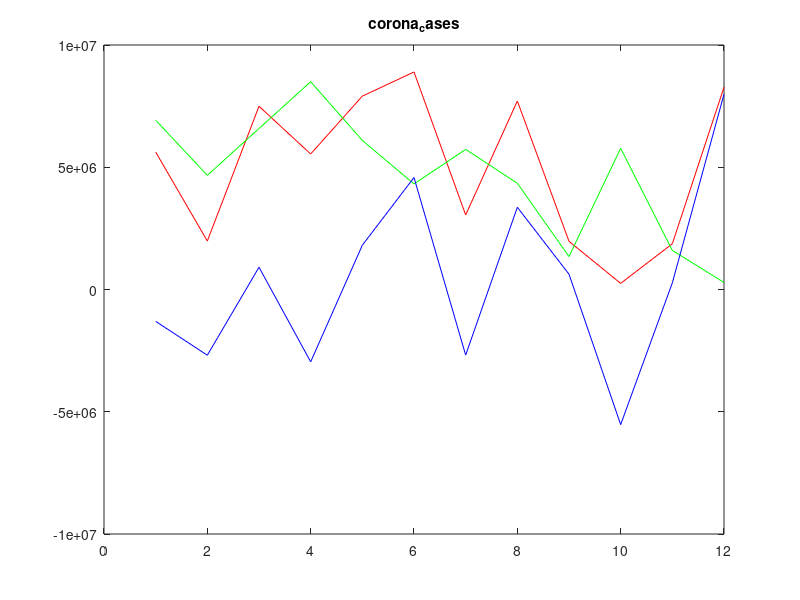

Write MATLAB code to recreate this figure. (Note: this script raises an error after producing the figure.)
x = 25;
y = 5;

x+y
x-y
x*y
x/y
%%
d = 30;
area = pi*(d/2)^2

area_para = 500;
base_para = sqrt(area_para/2)
height_para = 2*base_para
%%
num1 = input("enter first number")
num2 = input("enter second number")
if(num1>num2)
    "num1 is greter."
elseif(num2>num1)
    "num2 is greter."
else
    "both numbers equal."
end
    
%%
marks = randi([35 92],1,50)
hist(marks,5)
xlabel("marks")
ylabel("frequency")
disp("mean:"+mean(marks))
disp("median:"+median(marks))
disp("mode:"+mode(marks))
%%
for i=23:(23+3)
    disp(i)
end
%%
cases = randi([1 10000000],1,12)
plot(cases,'r')
title('corona_cases')
hold on

recovered = randi([1 10000000],1,12)
plot(recovered,'g')

decreased = cases-recovered
plot(decreased,'b')
saveas(gcf,'Q6d_170121015.jpg')
hold off
%%
countries = categorical(["USA","Great Britain","France","India","China","Russia"]);
corona = randi(10000,[6 3]);
bar(countries,corona)
saveas(gcf,"Q7_170121015.jpg")
%%
x = linspace(-10,10,2000)
save('Q8_xval_170121015',"x")
%%
M1 = randi(100,[5 3])
M2 = randi(100,[5 3])
M_sum = M1+M2

M3 = randi(10,[3 4])
M4 = randi(10,[4 3])
M_prod = M3*M4

M_dot_prod = M1.*M2
%%
Mat_3d = randi(10,[8 6 4]);
maximum = max(max(max(Mat_3d)));
disp(maximum)

Mat_3d(7,5,3) = 100;

Mat_2d = reshape(Mat_3d,[24 8])
find(Mat_2d==100)